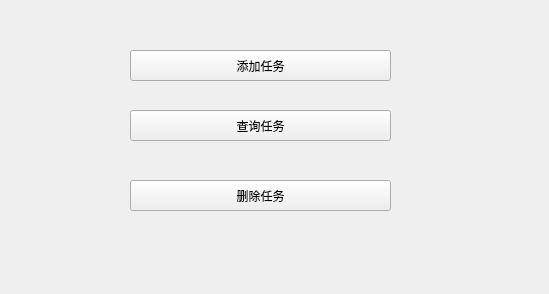
<?xml version="1.0" encoding="UTF-8"?>
<ui version="4.0">
 <class>Menu</class>
 <widget class="QWidget" name="Menu">
  <property name="geometry">
   <rect>
    <x>0</x>
    <y>0</y>
    <width>549</width>
    <height>294</height>
   </rect>
  </property>
  <property name="windowTitle">
   <string>Form</string>
  </property>
  <widget class="QPushButton" name="pushButton">
   <property name="geometry">
    <rect>
     <x>130</x>
     <y>110</y>
     <width>261</width>
     <height>31</height>
    </rect>
   </property>
   <property name="text">
    <string>查询任务</string>
   </property>
  </widget>
  <widget class="QPushButton" name="pushButton_2">
   <property name="geometry">
    <rect>
     <x>130</x>
     <y>50</y>
     <width>261</width>
     <height>31</height>
    </rect>
   </property>
   <property name="text">
    <string>添加任务</string>
   </property>
  </widget>
  <widget class="QPushButton" name="pushButton_3">
   <property name="geometry">
    <rect>
     <x>130</x>
     <y>180</y>
     <width>261</width>
     <height>31</height>
    </rect>
   </property>
   <property name="text">
    <string>删除任务</string>
   </property>
  </widget>
 </widget>
 <resources/>
 <connections>
  <connection>
   <sender>Menu</sender>
   <signal>destroyed()</signal>
   <receiver>Menu</receiver>
   <slot>slot1()</slot>
   <hints>
    <hint type="sourcelabel">
     <x>333</x>
     <y>174</y>
    </hint>
    <hint type="destinationlabel">
     <x>333</x>
     <y>174</y>
    </hint>
   </hints>
  </connection>
 </connections>
 <slots>
  <slot>slot1()</slot>
 </slots>
</ui>
